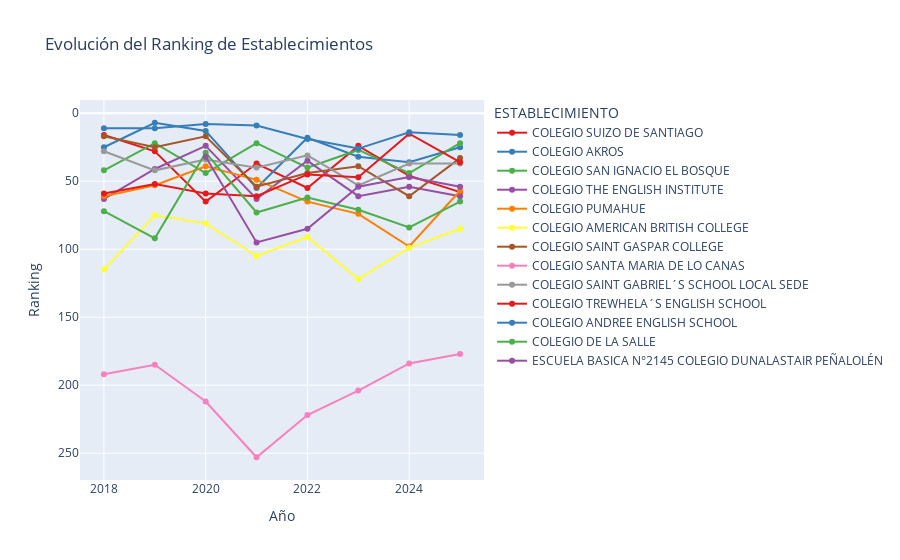

This figure's notebook cell:
### Code cell
import plotly.express as px

# Leer el DataFrame (suponiendo que ya está cargado como df)
# df = pd.read_csv("archivo.csv")  # Si se necesita cargar desde un archivo

colegios = ["COLEGIO SAINT GASPAR COLLEGE", "COLEGIO THE ENGLISH INSTITUTE", "COLEGIO SAN IGNACIO EL BOSQUE",
            'COLEGIO SAINT GABRIEL´S SCHOOL LOCAL SEDE', 'COLEGIO TREWHELA´S ENGLISH SCHOOL', 'COLEGIO AKROS',
            'COLEGIO SUIZO DE SANTIAGO','COLEGIO PUMAHUE', 'ESCUELA BASICA N°2145 COLEGIO DUNALASTAIR PEÑALOLÉN',
            'COLEGIO AMERICAN BRITISH COLLEGE', 'COLEGIO SANTA MARIA DE LO CANAS','COLEGIO ANDREE ENGLISH SCHOOL',
            'COLEGIO DE LA SALLE']
df_colegio=df_colegios_2018_2025[df_colegios_2018_2025['ESTABLECIMIENTO'].isin(colegios)]

# Ordenar el DataFrame por AÑO
df = df_colegio.sort_values(by="AÑO")

# Crear el gráfico
fig = px.line(df, x="AÑO", y="Ranking", color="ESTABLECIMIENTO", markers=True, 
              title="Evolución del Ranking de Establecimientos",
              labels={"AÑO": "Año", "Ranking": "Ranking"},
              color_discrete_sequence=px.colors.qualitative.Set1,
              hover_data={"Promedio_len_mat": True})

#REVERSE EJE Y
fig.update_yaxes(autorange="reversed")

# Mostrar el gráfico
fig.show()

### Figure 1 — Plotly figure (JSON) as saved in the notebook; plotly's stock layout.template omitted (floating-point values rounded to 4 significant figures)
{"data": [{"customdata": [[669.7], [659.1], [624.9], [637.4], [633.0], [814.9], [794], [792.8]], "hovertemplate": "ESTABLECIMIENTO=COLEGIO SUIZO DE SANTIAGO<br>Año=%{x}<br>Ranking=%{y}<br>Promedio_len_mat=%{customdata[0]}<extra></extra>", "legendgroup": "COLEGIO SUIZO DE SANTIAGO", "line": {"color": "rgb(228,26,28)", "dash": "solid"}, "marker": {"symbol": "circle"}, "mode": "lines+markers", "name": "COLEGIO SUIZO DE SANTIAGO", "orientation": "v", "showlegend": true, "type": "scatter", "x": [2018, 2019, 2020, 2021, 2022, 2023, 2024, 2025], "xaxis": "x", "y": [16, 28, 65, 37, 55, 24, 46, 58], "yaxis": "y"}, {"customdata": [[663.5], [682.4], [665.3], [631.4], [659.7], [805.2], [805.2], [825.3]], "hovertemplate": "ESTABLECIMIENTO=COLEGIO AKROS<br>Año=%{x}<br>Ranking=%{y}<br>Promedio_len_mat=%{customdata[0]}<extra></extra>", "legendgroup": "COLEGIO AKROS", "line": {"color": "rgb(55,126,184)", "dash": "solid"}, "marker": {"symbol": "circle"}, "mode": "lines+markers", "name": "COLEGIO AKROS", "orientation": "v", "showlegend": true, "type": "scatter", "x": [2018, 2019, 2020, 2021, 2022, 2023, 2024, 2025], "xaxis": "x", "y": [25, 7, 13, 55, 18, 32, 36, 25], "yaxis": "y"}, {"customdata": [[656.7], [662.2], [641.6], [652.5], [646.0], [813.4], [795.7], [828.7]], "hovertemplate": "ESTABLECIMIENTO=COLEGIO SAN IGNACIO EL BOSQUE<br>Año=%{x}<br>Ranking=%{y}<br>Promedio_len_mat=%{customdata[0]}<extra></extra>", "legendgroup": "COLEGIO SAN IGNACIO EL BOSQUE", "line": {"color": "rgb(77,175,74)", "dash": "solid"}, "marker": {"symbol": "circle"}, "mode": "lines+markers", "name": "COLEGIO SAN IGNACIO EL BOSQUE", "orientation": "v", "showlegend": true, "type": "scatter", "x": [2018, 2019, 2020, 2021, 2022, 2023, 2024, 2025], "xaxis": "x", "y": [42, 22, 44, 22, 40, 27, 44, 22], "yaxis": "y"}, {"customdata": [[646.2], [649.5], [654.2], [623.0], [648.5], [768.4], [784.8], [791.5]], "hovertemplate": "ESTABLECIMIENTO=COLEGIO THE ENGLISH INSTITUTE<br>Año=%{x}<br>Ranking=%{y}<br>Promedio_len_mat=%{customdata[0]}<extra></extra>", "legendgroup": "COLEGIO THE ENGLISH INSTITUTE", "line": {"color": "rgb(152,78,163)", "dash": "solid"}, "marker": {"symbol": "circle"}, "mode": "lines+markers", "name": "COLEGIO THE ENGLISH INSTITUTE", "orientation": "v", "showlegend": true, "type": "scatter", "x": [2018, 2019, 2020, 2021, 2022, 2023, 2024, 2025], "xaxis": "x", "y": [63, 41, 24, 63, 35, 61, 54, 61], "yaxis": "y"}, {"customdata": [[646.5], [641.2], [645.3], [633.1], [624.7], [750.2], [744.5], [792.8]], "hovertemplate": "ESTABLECIMIENTO=COLEGIO PUMAHUE<br>Año=%{x}<br>Ranking=%{y}<br>Promedio_len_mat=%{customdata[0]}<extra></extra>", "legendgroup": "COLEGIO PUMAHUE", "line": {"color": "rgb(255,127,0)", "dash": "solid"}, "marker": {"symbol": "circle"}, "mode": "lines+markers", "name": "COLEGIO PUMAHUE", "orientation": "v", "showlegend": true, "type": "scatter", "x": [2018, 2019, 2020, 2021, 2022, 2023, 2024, 2025], "xaxis": "x", "y": [61, 53, 39, 49, 65, 74, 98, 57], "yaxis": "y"}, {"customdata": [[609.1], [627.0], [617.3], [593.4], [602.3], [707.7], [744.4], [761.7]], "hovertemplate": "ESTABLECIMIENTO=COLEGIO AMERICAN BRITISH COLLEGE<br>Año=%{x}<br>Ranking=%{y}<br>Promedio_len_mat=%{customdata[0]}<extra></extra>", "legendgroup": "COLEGIO AMERICAN BRITISH COLLEGE", "line": {"color": "rgb(255,255,51)", "dash": "solid"}, "marker": {"symbol": "circle"}, "mode": "lines+markers", "name": "COLEGIO AMERICAN BRITISH COLLEGE", "orientation": "v", "showlegend": true, "type": "scatter", "x": [2018, 2019, 2020, 2021, 2022, 2023, 2024, 2025], "xaxis": "x", "y": [115, 75, 81, 105, 91, 122, 99, 85], "yaxis": "y"}, {"customdata": [[668.7], [661.2], [659.7], [631.4], [640.6], [801.3], [774.5], [815.8]], "hovertemplate": "ESTABLECIMIENTO=COLEGIO SAINT GASPAR COLLEGE<br>Año=%{x}<br>Ranking=%{y}<br>Promedio_len_mat=%{customdata[0]}<extra></extra>", "legendgroup": "COLEGIO SAINT GASPAR COLLEGE", "line": {"color": "rgb(166,86,40)", "dash": "solid"}, "marker": {"symbol": "circle"}, "mode": "lines+markers", "name": "COLEGIO SAINT GASPAR COLLEGE", "orientation": "v", "showlegend": true, "type": "scatter", "x": [2018, 2019, 2020, 2021, 2022, 2023, 2024, 2025], "xaxis": "x", "y": [17, 25, 17, 54, 44, 39, 61, 33], "yaxis": "y"}, {"customdata": [[573.0], [571.6], [544.6], [538], [545.5], [663.4], [679.6], [695.3]], "hovertemplate": "ESTABLECIMIENTO=COLEGIO SANTA MARIA DE LO CANAS<br>Año=%{x}<br>Ranking=%{y}<br>Promedio_len_mat=%{customdata[0]}<extra></extra>", "legendgroup": "COLEGIO SANTA MARIA DE LO CANAS", "line": {"color": "rgb(247,129,191)", "dash": "solid"}, "marker": {"symbol": "circle"}, "mode": "lines+markers", "name": "COLEGIO SANTA MARIA DE LO CANAS", "orientation": "v", "showlegend": true, "type": "scatter", "x": [2018, 2019, 2020, 2021, 2022, 2023, 2024, 2025], "xaxis": "x", "y": [192, 185, 212, 253, 222, 204, 184, 177], "yaxis": "y"}, {"customdata": [[662.8], [649.2], [647.0], [637.2], [651.9], [780.1], [803.7], [813.6]], "hovertemplate": "ESTABLECIMIENTO=COLEGIO SAINT GABRIEL´S SCHOOL LOCAL SEDE<br>Año=%{x}<br>Ranking=%{y}<br>Promedio_len_mat=%{customdata[0]}<extra></extra>", "legendgroup": "COLEGIO SAINT GABRIEL´S SCHOOL LOCAL SEDE", "line": {"color": "rgb(153,153,153)", "dash": "solid"}, "marker": {"symbol": "circle"}, "mode": "lines+markers", "name": "COLEGIO SAINT GABRIEL´S SCHOOL LOCAL SEDE", "orientation": "v", "showlegend": true, "type": "scatter", "x": [2018, 2019, 2020, 2021, 2022, 2023, 2024, 2025], "xaxis": "x", "y": [28, 42, 34, 40, 31, 53, 37, 37], "yaxis": "y"}, {"customdata": [[647.7], [641.5], [628.9], [623.2], [640.0], [792.7], [828.9], [814.1]], "hovertemplate": "ESTABLECIMIENTO=COLEGIO TREWHELA´S ENGLISH SCHOOL<br>Año=%{x}<br>Ranking=%{y}<br>Promedio_len_mat=%{customdata[0]}<extra></extra>", "legendgroup": "COLEGIO TREWHELA´S ENGLISH SCHOOL", "line": {"color": "rgb(228,26,28)", "dash": "solid"}, "marker": {"symbol": "circle"}, "mode": "lines+markers", "name": "COLEGIO TREWHELA´S ENGLISH SCHOOL", "orientation": "v", "showlegend": true, "type": "scatter", "x": [2018, 2019, 2020, 2021, 2022, 2023, 2024, 2025], "xaxis": "x", "y": [59, 52, 59, 61, 45, 47, 15, 36], "yaxis": "y"}, {"customdata": [[677.0], [675.7], [669.2], [660.2], [658.9], [813.9], [829.1], [839.1]], "hovertemplate": "ESTABLECIMIENTO=COLEGIO ANDREE ENGLISH SCHOOL<br>Año=%{x}<br>Ranking=%{y}<br>Promedio_len_mat=%{customdata[0]}<extra></extra>", "legendgroup": "COLEGIO ANDREE ENGLISH SCHOOL", "line": {"color": "rgb(55,126,184)", "dash": "solid"}, "marker": {"symbol": "circle"}, "mode": "lines+markers", "name": "COLEGIO ANDREE ENGLISH SCHOOL", "orientation": "v", "showlegend": true, "type": "scatter", "x": [2018, 2019, 2020, 2021, 2022, 2023, 2024, 2025], "xaxis": "x", "y": [11, 11, 8, 9, 19, 26, 14, 16], "yaxis": "y"}, {"customdata": [[634.8], [618.2], [649.3], [614.6], [630.8], [751.9], [753.0], [781.8]], "hovertemplate": "ESTABLECIMIENTO=COLEGIO DE LA SALLE<br>Año=%{x}<br>Ranking=%{y}<br>Promedio_len_mat=%{customdata[0]}<extra></extra>", "legendgroup": "COLEGIO DE LA SALLE", "line": {"color": "rgb(77,175,74)", "dash": "solid"}, "marker": {"symbol": "circle"}, "mode": "lines+markers", "name": "COLEGIO DE LA SALLE", "orientation": "v", "showlegend": true, "type": "scatter", "x": [2018, 2019, 2020, 2021, 2022, 2023, 2024, 2025], "xaxis": "x", "y": [72, 92, 29, 73, 62, 71, 84, 65], "yaxis": "y"}, {"customdata": [[648.5], [601.5], [607.9], [779.7], [793.8], [793.8]], "hovertemplate": "ESTABLECIMIENTO=ESCUELA BASICA N°2145 COLEGIO DUNALASTAIR PEÑALOLÉN<br>Año=%{x}<br>Ranking=%{y}<br>Promedio_len_mat=%{customdata[0]}<extra></extra>", "legendgroup": "ESCUELA BASICA N°2145 COLEGIO DUNALASTAIR PEÑALOLÉN", "line": {"color": "rgb(152,78,163)", "dash": "solid"}, "marker": {"symbol": "circle"}, "mode": "lines+markers", "name": "ESCUELA BASICA N°2145 COLEGIO DUNALASTAIR PEÑALOLÉN", "orientation": "v", "showlegend": true, "type": "scatter", "x": [2020, 2021, 2022, 2023, 2024, 2025], "xaxis": "x", "y": [32, 95, 85, 54, 47, 54], "yaxis": "y"}], "layout": {"legend": {"title": {"text": "ESTABLECIMIENTO"}, "tracegroupgap": 0}, "title": {"text": "Evolución del Ranking de Establecimientos"}, "xaxis": {"anchor": "y", "domain": [0, 1], "title": {"text": "Año"}}, "yaxis": {"anchor": "x", "autorange": "reversed", "domain": [0, 1], "title": {"text": "Ranking"}}}}
